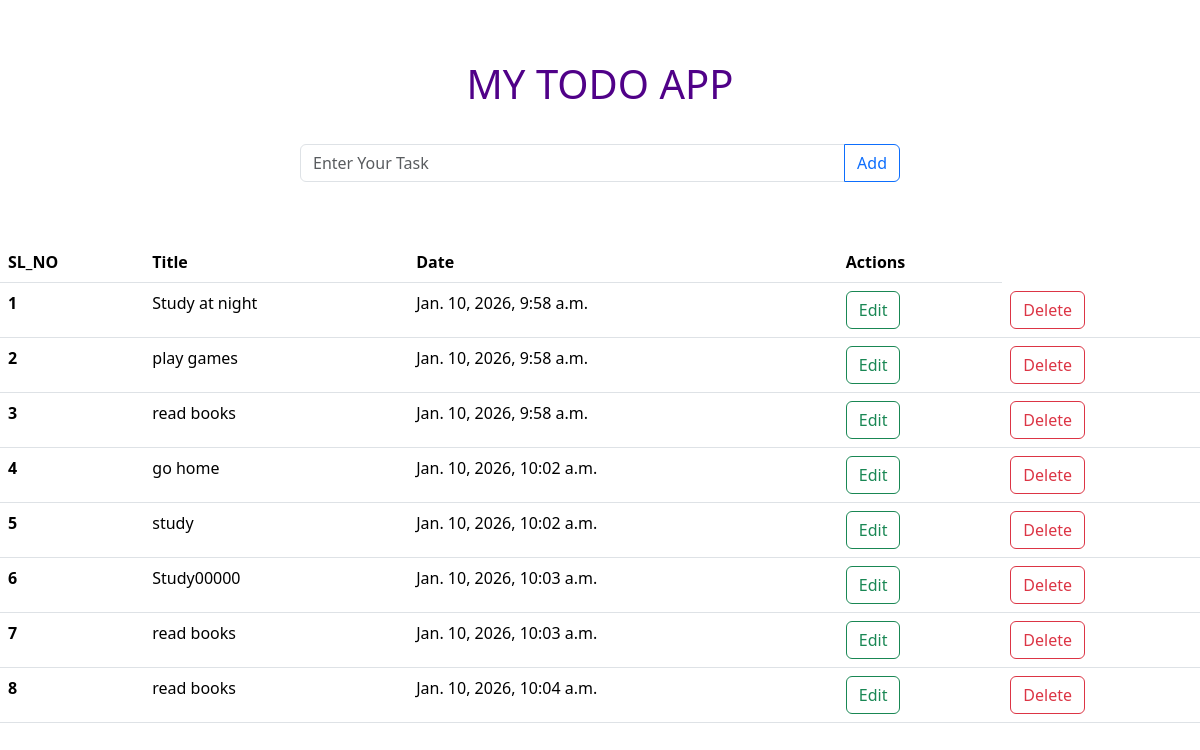
The page / on the database its author committed.
### todo/models.py (models this page shows, shortened)
class TODO_DB(models.Model):
    title=models.CharField(max_length=100)
    created_at = models.DateTimeField(auto_now_add=True)

### todo/views.py (the view)
# urls.py: path('',views.index, name='index'),
def index(request):
    tasks = TODO_DB.objects.all()
    return render(request,"index.html",{'tasks': tasks})

### todo/templates/index.html (shortened to what this page needs)
<!DOCTYPE html>
<html lang="en">
<head>
  <link href="https://cdn.jsdelivr.net/npm/bootstrap@5.3.8/dist/css/bootstrap.min.css" rel="stylesheet"
>
</head>
<body>
  <h1 style="color:rgb(80, 1, 136) ;text-align: center;margin-top: 5%;">MY TODO APP</h1>
  <form method="post" action="{% url 'add_task' %}">
    <div class="input-group mb-3 w-50" style="margin-left: 25%; margin-top: 3%;">
      <input name="task" type="text" class="form-control" placeholder="Enter Your Task">
      <button class="btn btn-outline-primary" type="submit" id="button-addon2">Add</button>
    </div>
    <table class="table table-hover" style="margin-top: 5%;">
      <thead>
        <tr>
          <th scope="col">SL_NO</th>
          <th scope="col">Title</th>
          <th scope="col">Date</th>
          <th scope="col">Actions</th>
        </tr>
      </thead>
      <tbody>
        {% for i in tasks %}
        <tr>
          <th scope="row">{{forloop.counter}}</th>
          <td>{{i.title}}</td>
          <td>{{i.created_at}}</td>
          <td><a href="update_task/{{i.id}}" class="btn btn-outline-success">Edit</a> </td>
          <td><a href="delete_task/{{i.id}}" class="btn btn-outline-danger">Delete</a> </td>
        </tr>
        {% endfor %}
      </tbody>
    </table>
  </form>
</body>
</html>

### rows shown on the page
TODO_DB: title "Study at night", created_at "Jan. 10, 2026, 9:58 a.m."
TODO_DB: title "play games", created_at "Jan. 10, 2026, 9:58 a.m."
TODO_DB: title "read books", created_at "Jan. 10, 2026, 9:58 a.m."
TODO_DB: title "go home", created_at "Jan. 10, 2026, 10:02 a.m."
TODO_DB: title "study", created_at "Jan. 10, 2026, 10:02 a.m."
TODO_DB: title "Study00000", created_at "Jan. 10, 2026, 10:03 a.m."
TODO_DB: title "read books", created_at "Jan. 10, 2026, 10:03 a.m."
TODO_DB: title "read books", created_at "Jan. 10, 2026, 10:04 a.m."
